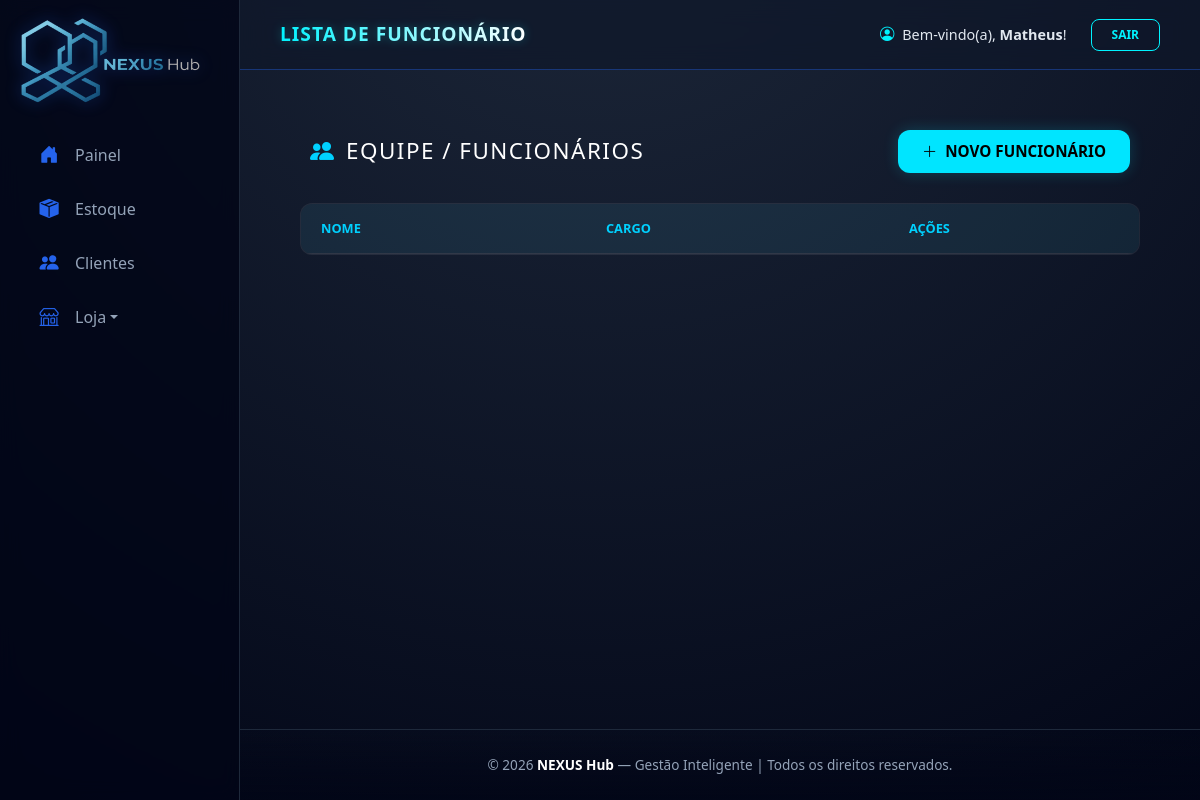
The page /nexus/funcionarios/ (signed in) on the database as committed earlier.
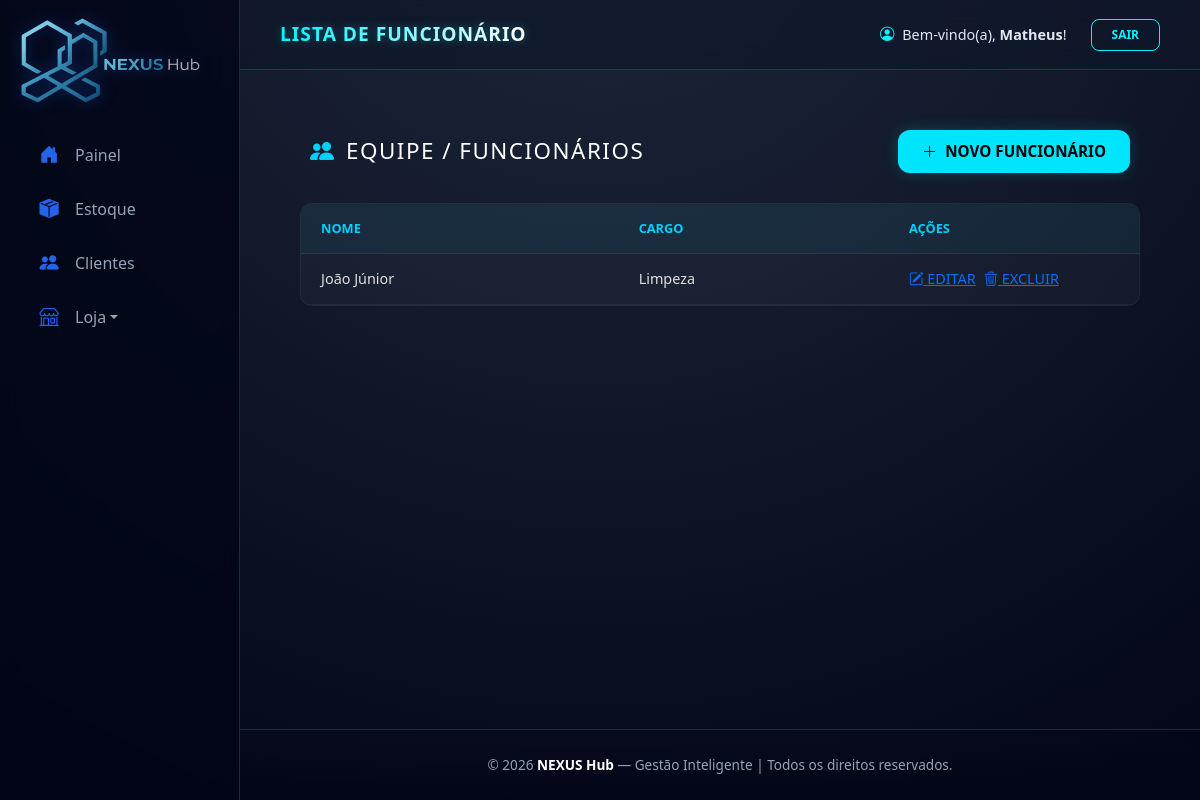
The same page on the database as committed later.
### dashboard/models.py (models this page shows, shortened)
class Funcionario(models.Model):
    usuario_id = models.ForeignKey(User, on_delete=models.CASCADE, related_name='equipe')
    nome = models.CharField(max_length=150)
    cargo = models.CharField(max_length=100)
    telefone = models.CharField(max_length=20, blank=True, null=True)
    email = models.EmailField(unique=True)
    data_admissao = models.DateField(auto_now_add=True) # Adiciona a data de hoje automaticamente

### dashboard/views.py (the view)
# urls.py: path('funcionarios/', views.lista_funcionarios, name='lista_funcionarios'),
@login_required
def lista_funcionarios(request):
    if request.user.is_superuser:
        funcionarios = Funcionario.objects.all()
    else:
        funcionarios = Funcionario.objects.filter(usuario_id=request.user)
    return render(request, 'lista_funcionarios.html', {'funcionarios': funcionarios})

### dashboard/context_processors.py (called while the page is built)
def dados_loja(request):
    if request.user.is_authenticated:
        try:
            vendedor_perfil = Vendedor.objects.filter(usuario=request.user).first()
            is_vendedor = vendedor_perfil and vendedor_perfil.aprovado and not request.user.is_superuser
            if vendedor_perfil:
                loja = Loja.objects.filter(vendedor=vendedor_perfil).first()
                return {
                    'loja': loja,
                    'is_vendedor': is_vendedor,
                    'is_admin': request.user.is_superuser,
                }
        except Exception:
            return {
                'loja': None,
                'is_vendedor': False,
                'is_admin': request.user.is_superuser,
            }
    return {
        'loja': None,
        'is_vendedor': False,
        'is_admin': request.user.is_superuser,
    }

### dashboard/templates/lista_funcionarios.html (shortened to what this page needs)
{% extends 'base.html' %}
{% load static %}
{% block page_title %}LISTA DE FUNCIONÁRIO{% endblock %}
{% block content %}
<div class="nexus-container">
    <header class="nexus-header">
        <div class="nexus-title-wrapper" style="display: flex; align-items: center; gap: 12px;">
            <i class="bi bi-people-fill" style="color: #00d1ff; font-size: 1.5rem;"></i>
            <h1 class="nexus-title">Equipe / Funcionários</h1>
        </div>
        <a href="{% url 'adicionar_funcionario' %}" class="btn-nexus-add">
            <i class="bi bi-plus-lg"></i> NOVO FUNCIONÁRIO
        </a>
    </header>
    <div class="nexus-table-wrapper">
        <table class="nexus-table">
            <thead>
                <tr>
                    <th>Nome</th>
                    <th>Cargo</th>
                    <th style="width: 250px;">Ações</th>
                </tr>
            </thead>
            <tbody>
                {% for f in funcionarios %}
                <tr>
                    <td>{{ f.nome }}</td>
                    <td>{{ f.cargo }}</td>
                    <td>
                        <div class="d-flex gap-2">
                            {% if f.id %}
                                <a href="{% url 'editar_funcionario' id=f.id %}" class="btn-action btn-edit">
                                    <i class="bi bi-pencil-square"></i> EDITAR
                                </a>
                                <a href="javascript:void(0)" onclick="abrirModalExclusao('{{ f.id }}', '{{ f.nome }}')" class="btn-action btn-delete">
                                    <i class="bi bi-trash3"></i> EXCLUIR
                                </a>
                            {% endif %}
                        </div>
                    </td>
                </tr>
                {% endfor %}
            </tbody>
        </table>
    </div>
</div>
{% endblock %}

Rows that differ between the two databases and show on the page:
added Funcionario: nome "João Júnior", cargo "Limpeza"
